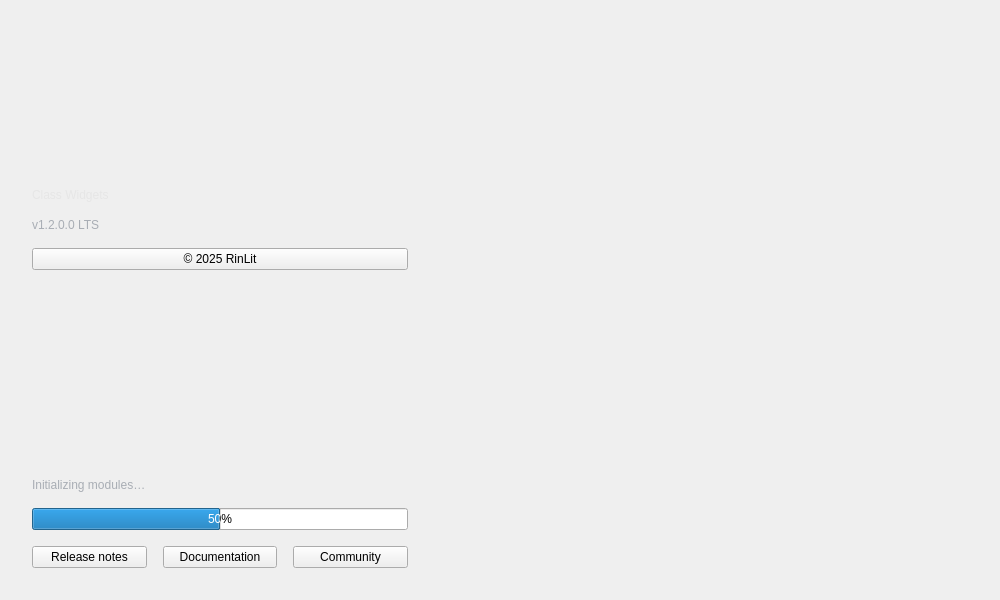
<?xml version="1.0" encoding="UTF-8"?>
<ui version="4.0">
 <class>SplashWelcomePage</class>
 <widget class="QWidget" name="SplashWelcomePage">
  <property name="geometry">
   <rect>
    <x>0</x>
    <y>0</y>
    <width>1000</width>
    <height>600</height>
   </rect>
  </property>
  <property name="minimumSize">
   <size>
    <width>960</width>
    <height>600</height>
   </size>
  </property>
  <property name="windowTitle">
   <string>Welcome</string>
  </property>
  <property name="autoFillBackground">
   <bool>false</bool>
  </property>
  <property name="styleSheet">
   <string notr="true">
/* 使用QFluentWidgets主题变量 */
QWidget#SplashWelcomePage {
    background: var(--backgroundColor);
    background-image: url("./img/splash_right.svg");
    background-repeat: no-repeat;
    background-position: center right;
}
#leftPanel {
    background: var(--backgroundColorGradient);
    border: none;
}

#appInitials {
    color: var(--primaryTextColor);
}
#appName, #versionLabel, #statusLabel, #tipLabel {
    color: var(--primaryTextColor);
}
#versionLabel, #statusLabel, #tipLabel {
    color: var(--secondaryTextColor);
}
#sectionTitle {
    color: var(--primaryTextColor);
    font-weight: 600;
}
#card {
    background: var(--cardBackgroundColor);
    border: 1px solid var(--cardBorderColor);
    border-radius: 10px;
}
  </string>
  </property>
  <layout class="QHBoxLayout" name="horizontalLayout">
   <property name="spacing">
    <number>0</number>
   </property>
   <property name="leftMargin">
    <number>0</number>
   </property>
   <property name="topMargin">
    <number>0</number>
   </property>
   <property name="rightMargin">
    <number>0</number>
   </property>
   <property name="bottomMargin">
    <number>0</number>
   </property>
   <item>
    <widget class="QFrame" name="leftPanel">
     <property name="minimumSize">
      <size>
       <width>360</width>
       <height>0</height>
      </size>
     </property>
     <property name="maximumSize">
      <size>
       <width>440</width>
       <height>16777215</height>
      </size>
     </property>
     <property name="frameShape">
      <enum>QFrame::NoFrame</enum>
     </property>
     <layout class="QVBoxLayout" name="verticalLayoutLeft">
      <property name="spacing">
       <number>16</number>
      </property>
      <property name="leftMargin">
       <number>32</number>
      </property>
      <property name="topMargin">
       <number>40</number>
      </property>
      <property name="rightMargin">
       <number>32</number>
      </property>
      <property name="bottomMargin">
       <number>32</number>
      </property>
      <item>
       <widget class="QFrame" name="logoBadge">
        <property name="minimumSize">
         <size>
          <width>132</width>
          <height>132</height>
         </size>
        </property>
        <property name="maximumSize">
         <size>
          <width>132</width>
          <height>132</height>
         </size>
        </property>
        <property name="font">
         <font>
          <italic>false</italic>
          <bold>false</bold>
         </font>
        </property>
        <property name="focusPolicy">
         <enum>Qt::NoFocus</enum>
        </property>
        <property name="frameShape">
         <enum>QFrame::NoFrame</enum>
        </property>
        <layout class="QVBoxLayout" name="logoLayout">
         <property name="leftMargin">
          <number>0</number>
         </property>
         <property name="topMargin">
          <number>0</number>
         </property>
         <property name="rightMargin">
          <number>0</number>
         </property>
         <property name="bottomMargin">
          <number>0</number>
         </property>
         <item alignment="Qt::AlignHCenter|Qt::AlignVCenter">
          <widget class="QLabel" name="appInitials">
           <property name="minimumSize">
            <size>
             <width>120</width>
             <height>120</height>
            </size>
           </property>
           <property name="maximumSize">
            <size>
             <width>120</width>
             <height>120</height>
            </size>
           </property>
           <property name="font">
            <font>
             <pointsize>36</pointsize>
             <bold>true</bold>
            </font>
           </property>
           <property name="text">
            <string/>
           </property>
           <property name="pixmap">
            <pixmap>../img/Logo.png</pixmap>
           </property>
           <property name="scaledContents">
            <bool>true</bool>
           </property>
           <property name="alignment">
            <set>Qt::AlignCenter</set>
           </property>
          </widget>
         </item>
        </layout>
       </widget>
      </item>
      <item>
       <widget class="LargeTitleLabel" name="appName">
        <property name="styleSheet">
         <string notr="true">color: #e6e6e6;</string>
        </property>
        <property name="text">
         <string>Class Widgets</string>
        </property>
       </widget>
      </item>
      <item>
       <widget class="BodyLabel" name="versionLabel">
        <property name="styleSheet">
         <string notr="true">color: #a8adb4;</string>
        </property>
        <property name="text">
         <string>v1.2.0.0 LTS</string>
        </property>
       </widget>
      </item>
      <item>
       <widget class="HyperlinkLabel" name="copyright">
        <property name="styleSheet">
         <string notr="true">HyperlinkLabel {
    color: #e6e6e6;
    border: none;
    background-color: transparent;
    text-align: right;
    padding: 0;
    margin: 0;
}
</string>
        </property>
        <property name="text">
         <string>© 2025 RinLit</string>
        </property>
        <property name="underlineVisible">
         <bool>false</bool>
        </property>
       </widget>
      </item>
      <item>
       <spacer name="leftVSpacer">
        <property name="orientation">
         <enum>Qt::Vertical</enum>
        </property>
        <property name="sizeType">
         <enum>QSizePolicy::Expanding</enum>
        </property>
        <property name="sizeHint" stdset="0">
         <size>
          <width>20</width>
          <height>40</height>
         </size>
        </property>
       </spacer>
      </item>
      <item>
       <widget class="BodyLabel" name="statusLabel">
        <property name="styleSheet">
         <string notr="true">color: #a8adb4;</string>
        </property>
        <property name="text">
         <string>Initializing modules…</string>
        </property>
       </widget>
      </item>
      <item>
       <widget class="ProgressBar" name="statusBar">
        <property name="value">
         <number>50</number>
        </property>
       </widget>
      </item>
      <item>
       <layout class="QHBoxLayout" name="horizontalLayout_2">
        <item>
         <widget class="HyperlinkButton" name="btnChangelog">
          <property name="text">
           <string>Release notes</string>
          </property>
          <property name="url">
           <url>
            <string>https://github.com/Class-Widgets/Class-Widgets/releases</string>
           </url>
          </property>
         </widget>
        </item>
        <item>
         <widget class="HyperlinkButton" name="btnDocs">
          <property name="styleSheet">
           <string notr="true">PushButton, ToolButton, ToggleButton, ToggleToolButton {
    color: black;
    background: rgba(255, 255, 255, 0.7);
    border: 1px solid rgba(0, 0, 0, 0.073);
    border-bottom: 1px solid rgba(0, 0, 0, 0.183);
    border-radius: 5px;
    /* font: 14px 'Segoe UI', 'Microsoft YaHei'; */
    padding: 5px 12px 6px 12px;
    outline: none;
}

ToolButton {
    padding: 5px 9px 6px 8px;
}

PushButton[hasIcon=false] {
    padding: 5px 12px 6px 12px;
}

PushButton[hasIcon=true] {
    padding: 5px 12px 6px 36px;
}

DropDownToolButton, PrimaryDropDownToolButton {
    padding: 5px 31px 6px 8px;
}

DropDownPushButton[hasIcon=false],
PrimaryDropDownPushButton[hasIcon=false] {
    padding: 5px 31px 6px 12px;
}

DropDownPushButton[hasIcon=true],
PrimaryDropDownPushButton[hasIcon=true] {
    padding: 5px 31px 6px 36px;
}

PushButton:hover, ToolButton:hover, ToggleButton:hover, ToggleToolButton:hover {
    background: rgba(249, 249, 249, 0.5);
}

PushButton:pressed, ToolButton:pressed, ToggleButton:pressed, ToggleToolButton:pressed {
    color: rgba(0, 0, 0, 0.63);
    background: rgba(249, 249, 249, 0.3);
    border-bottom: 1px solid rgba(0, 0, 0, 0.073);
}

PushButton:disabled, ToolButton:disabled, ToggleButton:disabled, ToggleToolButton:disabled {
    color: rgba(0, 0, 0, 0.36);
    background: rgba(249, 249, 249, 0.3);
    border: 1px solid rgba(0, 0, 0, 0.06);
    border-bottom: 1px solid rgba(0, 0, 0, 0.06);
}


PrimaryPushButton,
PrimaryToolButton,
ToggleButton:checked,
ToggleToolButton:checked {
    color: white;
    background-color: #009faa;
    border: 1px solid #00a7b3;
    border-bottom: 1px solid #007780;
}

PrimaryPushButton:hover,
PrimaryToolButton:hover,
ToggleButton:checked:hover,
ToggleToolButton:checked:hover {
    background-color: #00a7b3;
    border: 1px solid #2daab3;
    border-bottom: 1px solid #007780;
}

PrimaryPushButton:pressed,
PrimaryToolButton:pressed,
ToggleButton:checked:pressed,
ToggleToolButton:checked:pressed {
    color: rgba(255, 255, 255, 0.63);
    background-color: #3eabb3;
    border: 1px solid #3eabb3;
}

PrimaryPushButton:disabled,
PrimaryToolButton:disabled,
ToggleButton:checked:disabled,
ToggleToolButton:checked:disabled {
    color: rgba(255, 255, 255, 0.9);
    background-color: rgb(205, 205, 205);
    border: 1px solid rgb(205, 205, 205);
}

SplitDropButton,
PrimarySplitDropButton {
    border-left: none;
    border-top-left-radius: 0;
    border-bottom-left-radius: 0;
}

#splitPushButton,
#splitToolButton,
#primarySplitPushButton,
#primarySplitToolButton {
    border-top-right-radius: 0;
    border-bottom-right-radius: 0;
}

#splitPushButton:pressed,
#splitToolButton:pressed,
SplitDropButton:pressed {
    border-bottom: 1px solid rgba(0, 0, 0, 0.183);
}

PrimarySplitDropButton:pressed {
    border-bottom: 1px solid #007780;
}

#primarySplitPushButton, #primarySplitToolButton {
    border-right: 1px solid #3eabb3;
}

#primarySplitPushButton:pressed, #primarySplitToolButton:pressed {
    border-bottom: 1px solid #007780;
}

HyperlinkButton {
    /* font: 14px 'Segoe UI', 'Microsoft YaHei'; */
    padding: 6px 12px 6px 12px;
    color: #009faa;
    border: none;
    border-radius: 6px;
    background-color: transparent;
}

HyperlinkButton[hasIcon=false] {
    padding: 6px 12px 6px 12px;
}

HyperlinkButton[hasIcon=true] {
    padding: 6px 12px 6px 36px;
}

HyperlinkButton:hover {
    color: #009faa;
    background-color: rgba(0, 0, 0, 10);
    border: none;
}

HyperlinkButton:pressed {
    color: #009faa;
    background-color: rgba(0, 0, 0, 6);
    border: none;
}

HyperlinkButton:disabled {
    color: rgba(0, 0, 0, 0.43);
    background-color: transparent;
    border: none;
}


RadioButton {
    min-height: 24px;
    max-height: 24px;
    background-color: transparent;
    font: 14px 'Segoe UI', 'Microsoft YaHei', 'PingFang SC';
    color: black;
}

RadioButton::indicator {
    width: 18px;
    height: 18px;
    border-radius: 11px;
    border: 2px solid #999999;
    background-color: rgba(0, 0, 0, 5);
    margin-right: 4px;
}

RadioButton::indicator:hover {
    background-color: rgba(0, 0, 0, 0);
}

RadioButton::indicator:pressed {
    border: 2px solid #bbbbbb;
    background-color: qradialgradient(spread:pad, cx:0.5, cy:0.5, radius:0.5, fx:0.5, fy:0.5,
            stop:0 rgb(255, 255, 255),
            stop:0.5 rgb(255, 255, 255),
            stop:0.6 rgb(225, 224, 223),
            stop:1 rgb(225, 224, 223));
}

RadioButton::indicator:checked {
    height: 22px;
    width: 22px;
    border: none;
    border-radius: 11px;
    background-color: qradialgradient(spread:pad, cx:0.5, cy:0.5, radius:0.5, fx:0.5, fy:0.5,
            stop:0 rgb(255, 255, 255),
            stop:0.5 rgb(255, 255, 255),
            stop:0.6 #009faa,
            stop:1 #009faa);
}

RadioButton::indicator:checked:hover {
    background-color: qradialgradient(spread:pad, cx:0.5, cy:0.5, radius:0.5, fx:0.5, fy:0.5,
            stop:0 rgb(255, 255, 255),
            stop:0.6 rgb(255, 255, 255),
            stop:0.7 #009faa,
            stop:1 #009faa);
}

RadioButton::indicator:checked:pressed {
    background-color: qradialgradient(spread:pad, cx:0.5, cy:0.5, radius:0.5, fx:0.5, fy:0.5,
            stop:0 rgb(255, 255, 255),
            stop:0.5 rgb(255, 255, 255),
            stop:0.6 #009faa,
            stop:1 #009faa);
}

RadioButton:disabled {
    color: rgba(0, 0, 0, 110);
}

RadioButton::indicator:disabled {
    border: 2px solid #bbbbbb;
    background-color: transparent;
}

RadioButton::indicator:disabled:checked {
    border: none;
    background-color: qradialgradient(spread:pad, cx:0.5, cy:0.5, radius:0.5, fx:0.5, fy:0.5,
            stop:0 rgb(255, 255, 255),
            stop:0.5 rgb(255, 255, 255),
            stop:0.6 rgba(0, 0, 0, 0.2169),
            stop:1 rgba(0, 0, 0, 0.2169));
}

TransparentToolButton,
TransparentToggleToolButton,
TransparentDropDownToolButton,
TransparentPushButton,
TransparentDropDownPushButton,
TransparentTogglePushButton {
    background-color: transparent;
    border: none;
    border-radius: 5px;
    margin: 0;
}

TransparentToolButton:hover,
TransparentToggleToolButton:hover,
TransparentDropDownToolButton:hover,
TransparentPushButton:hover,
TransparentDropDownPushButton:hover,
TransparentTogglePushButton:hover {
    background-color: rgba(0, 0, 0, 9);
    border: none;
}

TransparentToolButton:pressed,
TransparentToggleToolButton:pressed,
TransparentDropDownToolButton:pressed,
TransparentPushButton:pressed,
TransparentDropDownPushButton:pressed,
TransparentTogglePushButton:pressed {
    background-color: rgba(0, 0, 0, 6);
    border: none;
}

TransparentToolButton:disabled,
TransparentToggleToolButton:disabled,
TransparentDropDownToolButton:disabled,
TransprentPushButton:disabled,
TransparentDropDownPushButton:disabled,
TransprentTogglePushButton:disabled {
    background-color: transparent;
    border: none;
}


PillPushButton,
PillPushButton:hover,
PillPushButton:pressed,
PillPushButton:disabled,
PillPushButton:checked,
PillPushButton:checked:hover,
PillPushButton:checked:pressed,
PillPushButton:disabled:checked,
PillToolButton,
PillToolButton:hover,
PillToolButton:pressed,
PillToolButton:disabled,
PillToolButton:checked,
PillToolButton:checked:hover,
PillToolButton:checked:pressed,
PillToolButton:disabled:checked {
    background-color: transparent;
    border: none;
}

border-image: none
</string>
          </property>
          <property name="text">
           <string>Documentation</string>
          </property>
          <property name="url">
           <url>
            <string>https://www.yuque.com/rinlit/class-widgets_help/gs3gsbms1iivgibm</string>
           </url>
          </property>
         </widget>
        </item>
        <item>
         <widget class="HyperlinkButton" name="btnCommunity">
          <property name="text">
           <string>Community</string>
          </property>
          <property name="url">
           <url>
            <string>https://github.com/Class-Widgets/Class-Widgets</string>
           </url>
          </property>
         </widget>
        </item>
       </layout>
      </item>
     </layout>
    </widget>
   </item>
   <item>
    <widget class="QWidget" name="rightPanel" native="true">
     <property name="styleSheet">
      <string notr="true"/>
     </property>
     <layout class="QVBoxLayout" name="verticalLayoutRight">
      <property name="spacing">
       <number>18</number>
      </property>
      <property name="leftMargin">
       <number>28</number>
      </property>
      <property name="topMargin">
       <number>28</number>
      </property>
      <property name="rightMargin">
       <number>28</number>
      </property>
      <property name="bottomMargin">
       <number>28</number>
      </property>
      <item>
       <spacer name="verticalSpacer">
        <property name="orientation">
         <enum>Qt::Vertical</enum>
        </property>
        <property name="sizeHint" stdset="0">
         <size>
          <width>20</width>
          <height>40</height>
         </size>
        </property>
       </spacer>
      </item>
     </layout>
    </widget>
   </item>
  </layout>
 </widget>
 <customwidgets>
  <customwidget>
   <class>HyperlinkButton</class>
   <extends>PushButton</extends>
   <header>qfluentwidgets</header>
  </customwidget>
  <customwidget>
   <class>PushButton</class>
   <extends>QPushButton</extends>
   <header>qfluentwidgets</header>
  </customwidget>
  <customwidget>
   <class>BodyLabel</class>
   <extends>QLabel</extends>
   <header>qfluentwidgets</header>
  </customwidget>
  <customwidget>
   <class>LargeTitleLabel</class>
   <extends>QLabel</extends>
   <header>qfluentwidgets</header>
  </customwidget>
  <customwidget>
   <class>HyperlinkLabel</class>
   <extends>QPushButton</extends>
   <header>qfluentwidgets</header>
  </customwidget>
  <customwidget>
   <class>ProgressBar</class>
   <extends>QProgressBar</extends>
   <header>qfluentwidgets</header>
  </customwidget>
 </customwidgets>
 <resources/>
 <connections/>
</ui>
